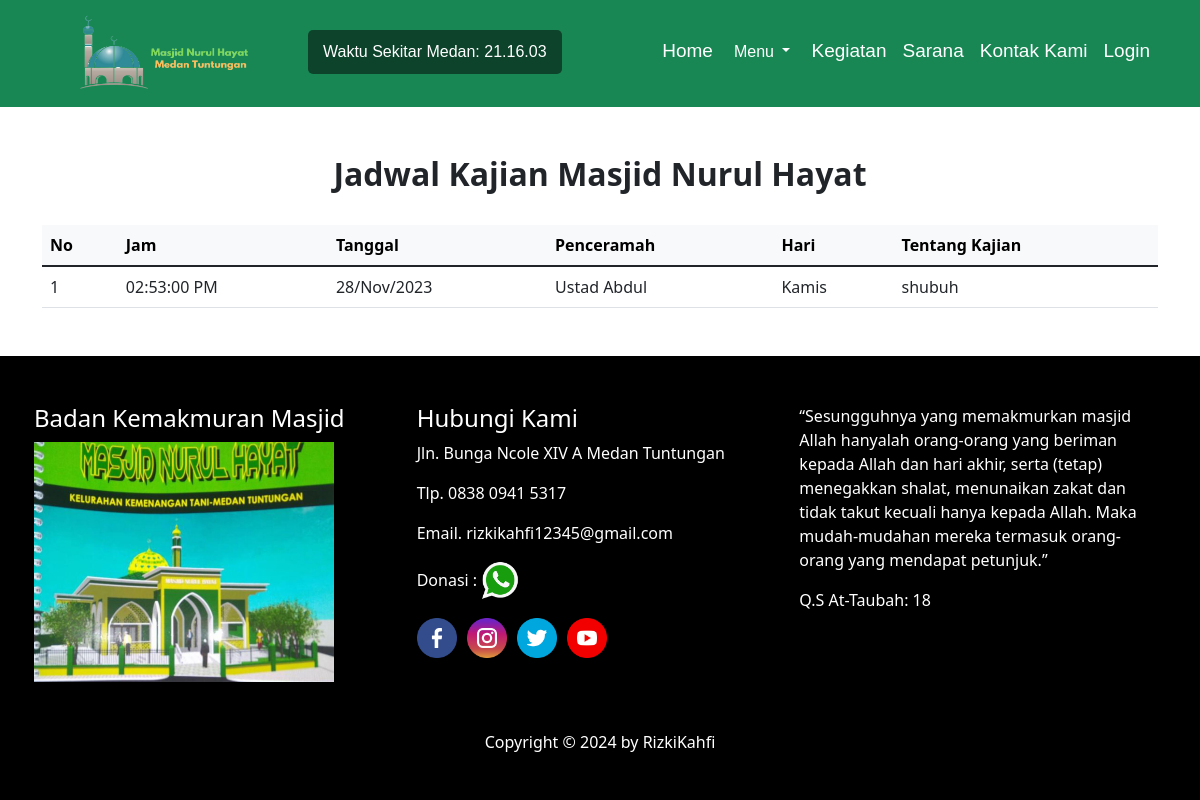
Screenshot of /?page=jadwal with the database file from the repository.
### tables this page shows
CREATE TABLE `jadwal` (
  `id_jadwal` int(11) NOT NULL,
  `waktu` time NOT NULL,
  `tanggal` date NOT NULL,
  `penceramah` varchar(30) NOT NULL,
  `hari` varchar(25) NOT NULL,
  `kajian` varchar(50) NOT NULL
);

### frontend/jadwal.php (the view)
<div class="container mt-5">
    <div class="row">
        <div class="col">
            <h2 class="fw-bold text-center">Jadwal Kajian Masjid Nurul Hayat</h2>
        </div>
    </div>
    <div class="col mt-4">
        <table class="table">
            <thead class="table-light">
                <th>No</th>
                <th>Jam</th>
                <th>Tanggal</th>
                <th>Penceramah</th>
                <th>Hari</th>
                <th>Tentang Kajian</th>
            </thead>
    <?php
    include "config/koneksi.php";
     $sql = $conn->query("SELECT * FROM jadwal ORDER BY tanggal DESC");
     foreach($sql as $d):
    ?>
            <tbody>
                <td><?= ++$i; ?></td>
                <td><?= date("h:i:s A", strtotime($d['waktu'])); ?></td>
                <td><?= date("d/M/Y", strtotime($d['tanggal'])); ?></td>
                <td><?= $d['penceramah']; ?></td>
                <td><?= $d['hari']; ?></td>
                <td><?= $d['kajian']; ?></td>
            </tbody>
    <?php endforeach; ?>
        </table>
    </div>
</div>

### rows the page displays
jadwal: waktu "02:53:00 PM", tanggal "28/Nov/2023", penceramah "Ustad Abdul", hari "Kamis", kajian "shubuh"
